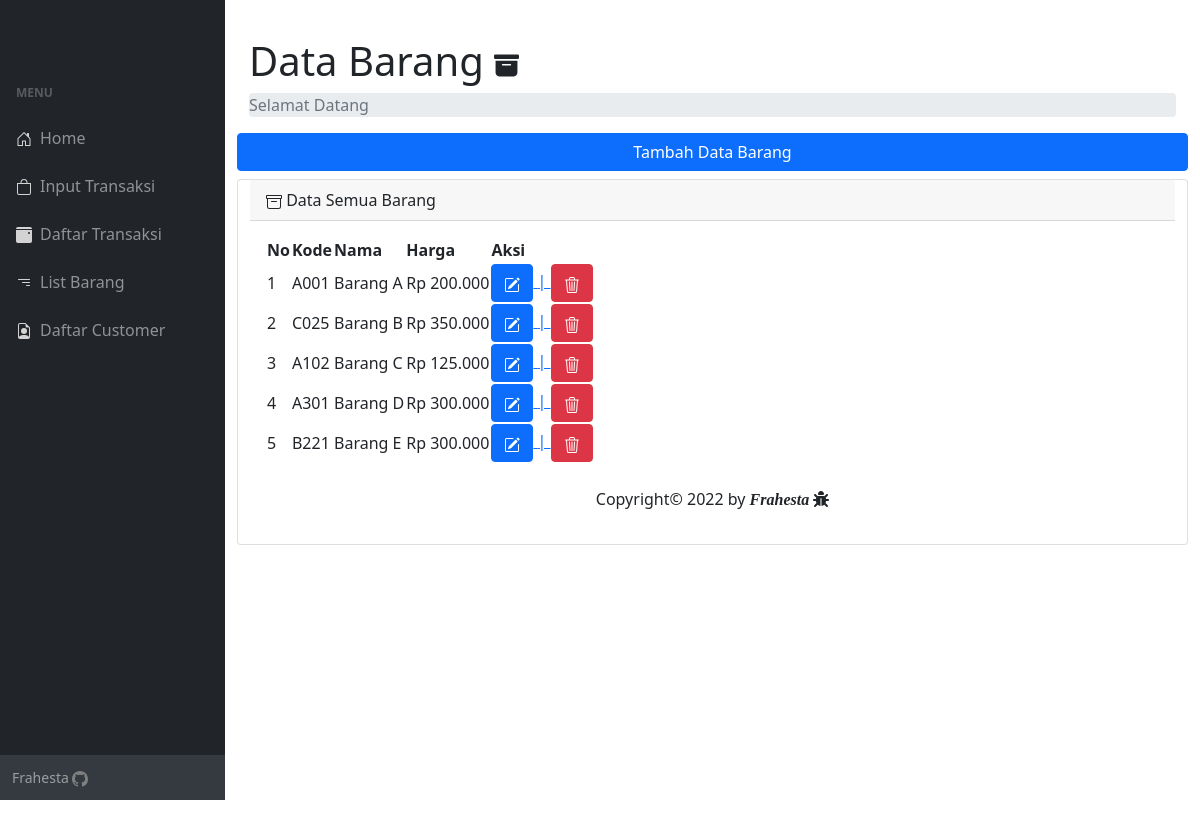
The app's page /listBarang.php with its own data.
### tables this page shows
CREATE TABLE `m_barang` (
  `id` int(11) NOT NULL,
  `kode` varchar(10) NOT NULL,
  `nama` varchar(100) NOT NULL,
  `harga` decimal(10,0) NOT NULL
);

### function.php (called while the page is built, shortened)
<?php
$conn = mysqli_connect("localhost", "root", "", "transaksi2");
function query($query) {
    global $conn;
    $result = mysqli_query($conn, $query);
    $rows = [];
    while ($row = mysqli_fetch_assoc($result)) {
        $rows[] = $row;
    }
    return $rows;
}

### listBarang.php (the view, shortened to what this page needs)
<?php
require 'function.php';
$barang = query("SELECT * FROM m_barang");
?>
<!DOCTYPE html>
<html lang="en">
<head>
    <link rel="stylesheet" href="https://cdnjs.cloudflare.com/ajax/libs/font-awesome/4.7.0/css/font-awesome.min.css">
    <link href="https://cdn.jsdelivr.net/npm/bootstrap@5.0.2/dist/css/bootstrap.min.css" rel="stylesheet">
    <link rel="stylesheet" href="https://cdn.jsdelivr.net/npm/bootstrap@4.6.1/dist/css/bootstrap.min.css">
    <link href="https://cdn.jsdelivr.net/npm/simple-datatables@latest/dist/style.css" rel="stylesheet" />
    <link href="css/styles.css" rel="stylesheet" />
</head>
<body class="sb-nav-fixed">
    <button class="btn btn-link btn-sm order-1 order-lg-0 me-4 me-lg-0" id="sidebarToggle" href="#!"></button>
    <div id="layoutSidenav">
        <div id="layoutSidenav_nav">
            <nav class="sb-sidenav accordion sb-sidenav-dark" id="sidenavAccordion">
                <div class="sb-sidenav-menu">
                    <div class="nav">
                        <div class="sb-sidenav-menu-heading">Menu</div>
                        <a class="nav-link" href="index.php">
                            <div class="sb-nav-link-icon"><i></i></div>
                            Home
                        </a>
                        <a class="nav-link" href="inputTransaksi.php">
                            <div class="sb-nav-link-icon"><svg xmlns="http://www.w3.org/2000/svg" width="16" height="16" fill="lightgray" class="bi bi-bag" viewBox="0 0 16 16">
                                    <path d="M8 1a2.5 2.5 0 0 1 2.5 2.5V4h-5v-.5A2.5 2.5 0 0 1 8 1zm3.5 3v-.5a3.5 3.5 0 1 0-7 0V4H1v10a2 2 0 0 0 2 2h10a2 2 0 0 0 2-2V4h-3.5zM2 5h12v9a1 1 0 0 1-1 1H3a1 1 0 0 1-1-1V5z" />
                                </svg><i></i></div>
                            Input Transaksi
                        </a>
                        <a class="nav-link" href="listTransaksi.php">
                            <div class="sb-nav-link-icon"><svg xmlns="http://www.w3.org/2000/svg" width="16" height="16" fill="lightgray" class="bi bi-calendar3-event-fill" viewBox="0 0 16 16">
                                    <path fill-rule="evenodd" d="M2 0a2 2 0 0 0-2 2h16a2 2 0 0 0-2-2H2zM0 14V3h16v11a2 2 0 0 1-2 2H2a2 2 0 0 1-2-2zm12-8a1 1 0 1 0 2 0 1 1 0 0 0-2 0z" />
                                </svg><i></i></div>
                            Daftar Transaksi
                        </a>
                        <a class="nav-link" href="listBarang.php">
                            <div class="sb-nav-link-icon"><i></i></div>
                            List Barang
                        </a>
                        <a class="nav-link" href="listCustomer.php">
                            <div class="sb-nav-link-icon"><i></i></div>
                            Daftar Customer
                        </a>
                    </div>
                </div>
                <div class="sb-sidenav-footer">
                    <div class="small">Frahesta </div>
                </div>
            </nav>
        </div>
        <div id="layoutSidenav_content">
            <div class="container-fluid px-4 ">
                <h1 style="margin-top: -50px;">Data Barang </h1>
                <ol class="breadcrumb mb-8">
                    <li class="breadcrumb-item active"> Selamat Datang</li>
                </ol>
                <div class="row">
                    <button type="button" class="btn btn-primary mb-2" data-bs-toggle="modal" data-bs-target="#staticBackdrop">
                        Tambah Data Barang
                    </button>
                    <div class="card mb-4">
                        <div class="card-header">
                            Data Semua Barang
                        </div>
                        <div class="card-body">
                            <table id="datatablesSimple">
                                <thead>
                                    <tr>
                                        <th>No</th>
                                        <th>Kode</th>
                                        <th>Nama</th>
                                        <th>Harga</th>
                                        <th>Aksi</th>
                                    </tr>
                                </thead>
                                <tbody>
                                    <?php $i = 1; ?>
                                    <?php
                                    foreach ($barang as $row) :
                                        $harga = number_format($row['harga'], 0, ',', '.');
                                    ?>
                                        <tr>
                                            <td><?php echo $i; ?></td>
                                            <td><?php echo $row['kode']; ?></td>
                                            <td><?php echo $row['nama']; ?></td>
                                            <td>Rp <?php echo $harga; ?></td>
                                            <td>
                                                <a href="editBarang.php?id=<?php echo $row['id']; ?>">
                                                    <button type="button" class="btn btn-primary"></button>
                                                    | <a href="deleteBarang.php?id=<?php echo $row['id']; ?>" onclick=" return confirm('Yakin akan menghapus Data ini?')">
                                                        <button type="button" class="btn btn-danger"></button>
                                                    </a>
                                            </td>
                                        </tr>
                                        <?php $i++; ?>
                                    <?php endforeach; ?>
                                </tbody>
                            </table>
                            <div class="footer mt-4">
                                <p style="text-align: center;"> Copyright&copy; 2022 by <i><strong style="font-family: Dancing Script ;">Frahesta <i class="fa fa-bug"></i></strong></i> </ps>
                            </div>
                        </div>
                    </div>
                </div>
            </div>
        </div>
</body>
</html>

### records on screen
m_barang: kode "A001", nama "Barang A", harga "200.000"
m_barang: kode "C025", nama "Barang B", harga "350.000"
m_barang: kode "A102", nama "Barang C", harga "125.000"
m_barang: kode "A301", nama "Barang D", harga "300.000"
m_barang: kode "B221", nama "Barang E", harga "300.000"
